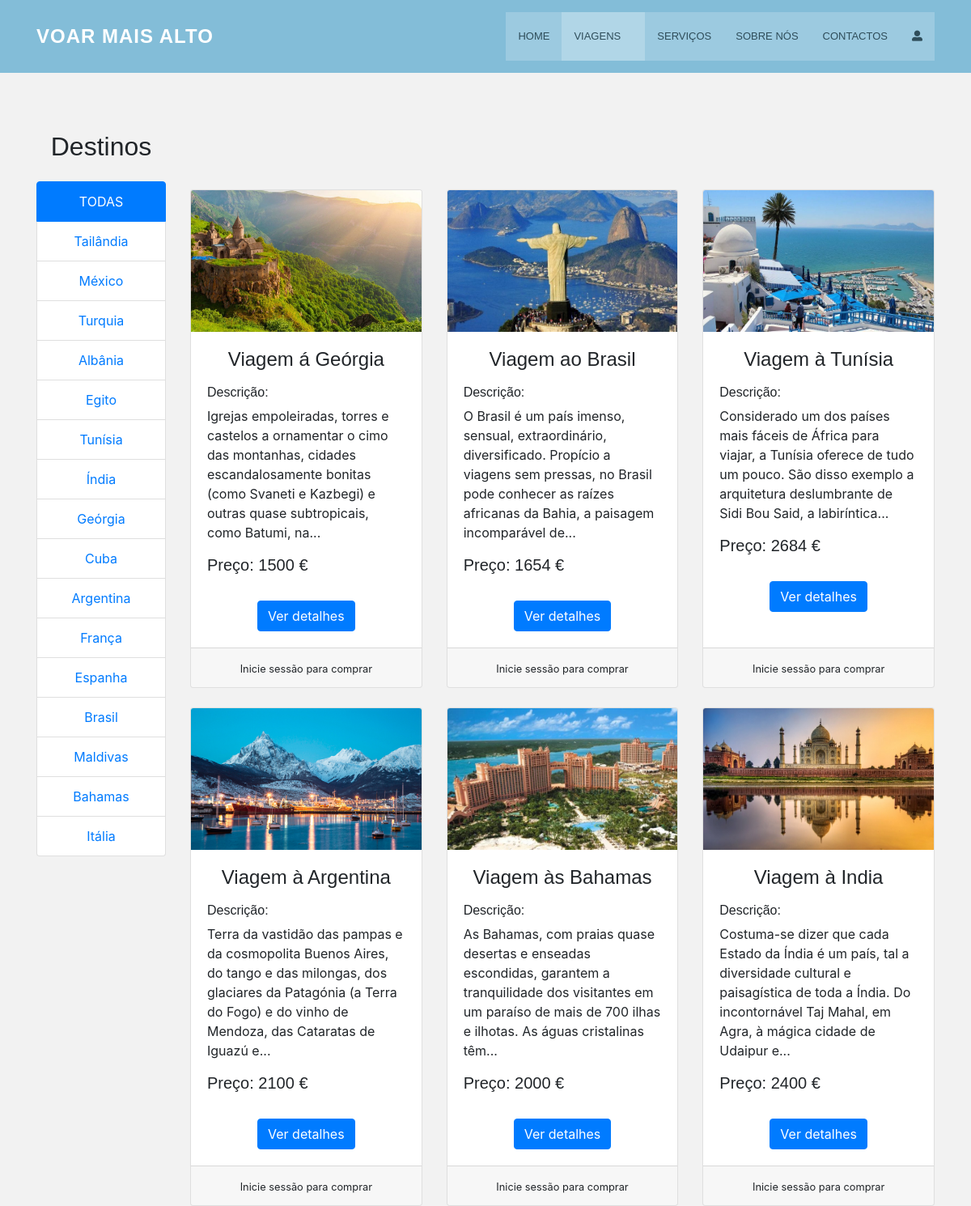
/viagens.php (upper part), run on an earlier commit of the app's database.
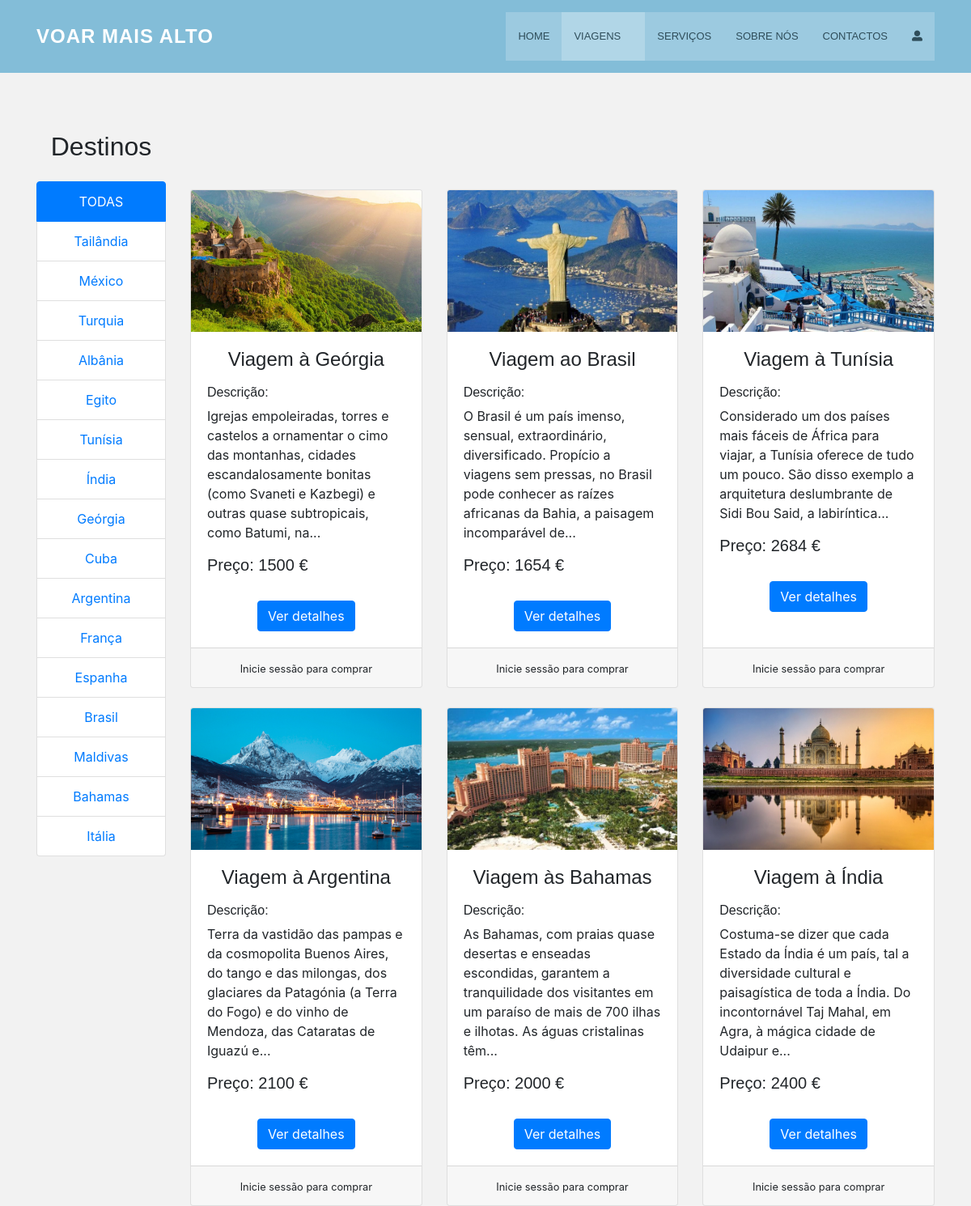
And on a later commit of the database.
### tables this page shows
CREATE TABLE `produto` (
  `produtoID` int(11) NOT NULL,
  `produtoNome` varchar(50) NOT NULL,
  `preco` double NOT NULL,
  `stock` int(11) NOT NULL,
  `imagem` varchar(200) NOT NULL,
  `categoriaID` int(11) NOT NULL,
  `descricao` varchar(1000) NOT NULL
);

### db/config.php (called while the page is built, shortened)
<?php
    function e($s) {
        return htmlspecialchars((string)$s, ENT_QUOTES, 'UTF-8');
    }
?>

### viagens.php (the view, shortened to what the changed rows need)
<?php
include 'db/config.php';
?>
<!DOCTYPE html>
<html lang="pt-PT">
<head>
  <link href="vendor/bootstrap/css/bootstrap.min.css" rel="stylesheet">
  <link href="assets/css/main.css" rel="stylesheet">
  <link rel="stylesheet" href="https://use.fontawesome.com/releases/v5.7.2/css/all.css">
  <link href="assets/vendor/bootstrap/css/bootstrap.min.css" rel="stylesheet">
  <link href="assets/vendor/icofont/icofont.min.css" rel="stylesheet">
  <link href="assets/vendor/boxicons/css/boxicons.min.css" rel="stylesheet">
  <link href="assets/vendor/venobox/venobox.css" rel="stylesheet">
  <link href="assets/vendor/owl.carousel/assets/owl.carousel.min.css" rel="stylesheet">
  <link href="assets/vendor/aos/aos.css" rel="stylesheet">
</head>
<body style="background-color:#f2f2f2">
  <header id="header" class="fixed-top">
    <div class="container d-flex align-items-center">
      <div class="logo mr-auto">
        <h1 class="text-light"><a href="index.php"><span>Voar Mais Alto</span></a></h1>
      </div>
    </div>
  </header>
  <main id="main">
  <br></br>
  <div class="container">
    <div class="row">
      <div class="col-lg-2">
        <h2 class="my-4"><center>Destinos</center></h2>
      </div>
      <div class="col-lg-10">
	  <br></br><br></br>
       <?php
		function limitarTexto($texto, $limite) {
		$corte = mb_substr($texto, 0, $limite);
		$espaco = mb_strrpos($corte, ' ');
		if ($espaco !== false) {
			$corte = mb_substr($corte, 0, $espaco);
		}
		return rtrim($corte, " .,;:!?-") . '...';
		}
		?>
        <div class="row">
          <?php
			if (isset($_GET['id'])){
			  $id = (int)$_GET['id'];
			  $stmtP = mysqli_prepare($conexao, "Select * from produto where categoriaID=? order by produtoID desc limit 50");
			  mysqli_stmt_bind_param($stmtP, 'i', $id);
			  mysqli_stmt_execute($stmtP);
			  $produtos = mysqli_stmt_get_result($stmtP);
		    }else{
			  $sql = "Select * from produto order by produtoID desc limit 50";
			  $produtos = $conexao->query($sql);
		    }
            if ($produtos->num_rows >0) {
              while ($p = $produtos->fetch_assoc()){
				$descricao = $p['descricao'];
                echo' <div class="col-lg-4 col-md-6 mb-4">
                    <div class="card h-100">
                    <div class="containerI">
                    <img src="admin/'.e($p['imagem']).'" alt="'.e($p['produtoNome']).'" class="card-img-top" style="height: 175px; width: 100%; display: block;">
                    </div>
                      <div class="card-body">
                        <h4 class="card-title">
                          <a><center>'.e($p['produtoNome']).'</center></a>
                        </h4>
                        <p class="card-text">'."<h6>Descrição: </h6>".''.e(limitarTexto($descricao, $limite = 180)).'</p>
                        <h5>'."Preço: ".''.e($p['preco']).' €</h5>
						&ensp;
                    <center><div class="overlayC"><a href="detalheProduto.php?id='.(int)$p['produtoID'].'"><button type="button" class="btn btn-primary">Ver detalhes</button></a></div></center>
                      </div>';
					    if (isset($_SESSION['idutilizador'])){
                         echo '<div class="card-footer">
                               <center><a href="confirmacaoCompra.php?acao=add&id='.(int)$p['produtoID'].'"><button type="button" class="btn btn-primary"><i class="fas fa-cart-plus"></i> Comprar</button></a></center>
                               </div>';
					      }else{
                         echo '<div class="card-footer"><center><small>Inicie sessão para comprar</small></center></div>';
                      }
                    echo '</div>
                  </div> ';
              }
            }
          ?>
  </div>
	</div>
	</div>
	</div>
	<br></br>
	</main>
</body>
</html>

What changed in the data, as far as the page shows it:
changed produto: produtoNome "Viagem á Geórgia" → "Viagem à Geórgia"
changed produto: produtoNome "Viagem à India" → "Viagem à Índia"
